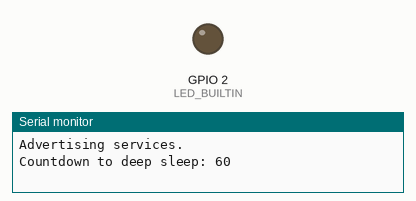
The sketch below on a simulated ESP32. Parts: output pins drawn as LEDs (lit = HIGH), the last lines printed to the serial monitor. Nothing arrives over Bluetooth unless stated; a phone connects over Bluetooth LE 3 s after start. At 61.7 s the program puts the board to deep sleep or switches it off; the recording ends there.

Above: at 1.7 s.
At 4.7 s:
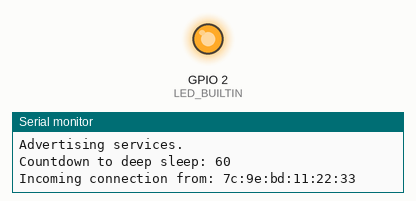
Timing chart, 0 to 6.2 s (numbered marks = the images above):
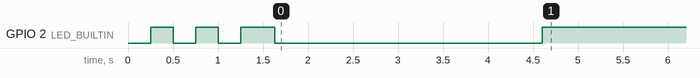

The sketch:

proof_of_concept_1.ino
```cpp
// (licence header left out)
#define OPERATING_TIME_SECS 60
#define SLEEPING_TIME_SECS 120
#define LED_BUILTIN 2
#include <ArduinoBLE.h>

// Used for microsecond delay calculations.
const uint64_t uS_in_Sec = 1000000;

// Interrupt timer used for tracking seconds until disconnect or deep sleep.
hw_timer_t *timer = NULL;
volatile int sleepCountdown = OPERATING_TIME_SECS;
void IRAM_ATTR onTimer() {
  sleepCountdown--;
}

// Bluetooth service name and characteristic for communicating battery status.
// Reference: https://www.bluetooth.com/specifications/assigned-numbers/
BLEService batteryService("180F");
BLEUnsignedCharCharacteristic batteryLevelCharacteristic("2A19", BLERead); // 8-bit unsigned percent value 0 - 100, no decimal places.

void setup() {

  // Blink LED to indicate device is starting and leave it on while initializing.
  pinMode(LED_BUILTIN, OUTPUT);
  for (int i=0; i<3; i++) {
    digitalWrite(LED_BUILTIN, LOW);
    delay(250);
    digitalWrite(LED_BUILTIN, HIGH);
    delay(250);
  }

  Serial.begin(9600);
  Serial.println("Initializing Bluetooth communication.");
  if (!BLE.begin()) {
    Serial.println("Failed.");
    while (1) {  // Slow blink forever, indicating a failure.
      for (int i=0; i<3; i++) {
        digitalWrite(LED_BUILTIN, LOW);
        delay(1000);
        digitalWrite(LED_BUILTIN, HIGH);
        delay(1000);
      }
      digitalWrite(LED_BUILTIN, LOW);
      delay(3000);
    }
  }
  Serial.print("Bluetooth MAC: ");
  Serial.println(BLE.address());

  Serial.println("Setting up battery service with characteristic for battery level.");
  BLE.setLocalName("ESP32DevkitV1");
  BLE.setAdvertisedService(batteryService);
  batteryService.addCharacteristic(batteryLevelCharacteristic);
  batteryLevelCharacteristic.writeValue(100); // Make it 100% since it's wall powered.

  Serial.println("Advertising services.");
  BLE.addService(batteryService);
  BLE.setConnectable(true);
  BLE.advertise();

  // Occasional deep sleep helps mitigate self-heating of any attached sensors.
  Serial.print("Countdown to deep sleep: ");
  Serial.println(OPERATING_TIME_SECS);
  timer = timerBegin(uS_in_Sec);  // Freq needs to match timerAlarm() below to be in units of seconds.
  timerAttachInterrupt(timer, &onTimer);
  timerAlarm(timer, uS_in_Sec, true, 0);

  // Turn off LED to indicate startup has completed successfully.
  digitalWrite(LED_BUILTIN, LOW);
}

void loop() {

  BLEDevice central = BLE.central();  // Poll for client connection.

  if (central) {
    digitalWrite(LED_BUILTIN, HIGH);
    Serial.print("Incoming connection from: ");
    Serial.println(central.address());

    while (central.connected()) {

      // If there were an actual battery, read its capacity and report with:
      // batteryLevelCharacteristic.writeValue(<batteryPercent>);
      // where <batteryPercent> is an unsigned char value between 0 and 100.

      delay(100);  // Throttle updates, balancing reponsiveness vs. CPU usage.

      if (sleepCountdown <= 0) {
        Serial.print("Sleeping for: ");
        Serial.println(SLEEPING_TIME_SECS);
        Serial.flush();
        esp_sleep_enable_timer_wakeup((uint64_t) SLEEPING_TIME_SECS * uS_in_Sec);
        esp_deep_sleep_start();
      }
      else {
        Serial.print("Going to sleep in: ");
        Serial.println(sleepCountdown);
      }
    }

    // Turn off LED when connection is dropped.
    digitalWrite(LED_BUILTIN, LOW);
    Serial.println("Connection terminated.");
  }
}
```

Measured:
- by itself, GPIO 2 (LED_BUILTIN): goes LOW 0.25 s, HIGH 0.25 s, LOW 0.25 s, HIGH 0.38 s, LOW 3.0 s, then HIGH
